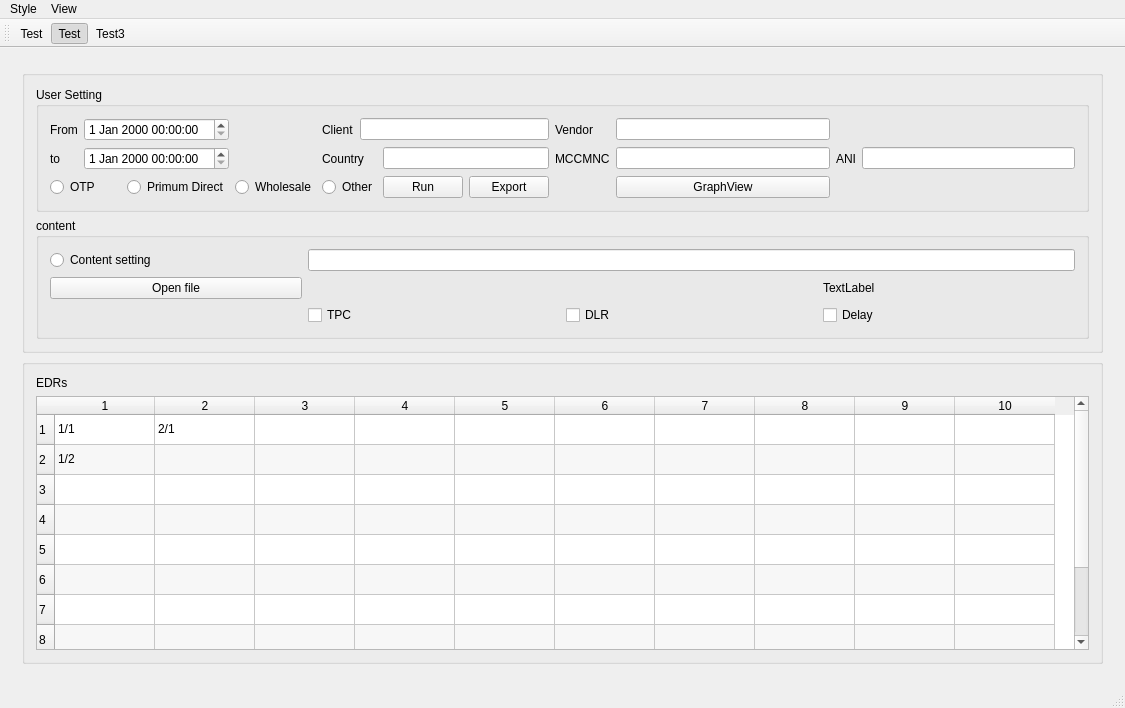
<?xml version="1.0" encoding="UTF-8"?>
<ui version="4.0">
 <class>MainWindow</class>
 <widget class="QMainWindow" name="MainWindow">
  <property name="geometry">
   <rect>
    <x>0</x>
    <y>0</y>
    <width>1125</width>
    <height>708</height>
   </rect>
  </property>
  <property name="windowTitle">
   <string>MainWindow</string>
  </property>
  <widget class="QWidget" name="centralWidget">
   <layout class="QGridLayout" name="gridLayout_2" rowstretch="0" columnstretch="0">
    <item row="0" column="0">
     <widget class="QStackedWidget" name="stackedWidget">
      <property name="currentIndex">
       <number>0</number>
      </property>
      <widget class="QWidget" name="page">
       <layout class="QVBoxLayout" name="verticalLayout_2">
        <item>
         <widget class="QGroupBox" name="groupBox_2">
          <property name="title">
           <string/>
          </property>
          <layout class="QVBoxLayout" name="verticalLayout">
           <item>
            <widget class="QGroupBox" name="groupBox_3">
             <property name="title">
              <string>User Setting</string>
             </property>
             <layout class="QGridLayout" name="gridLayout_4">
              <item row="0" column="0">
               <widget class="QLabel" name="label_7">
                <property name="text">
                 <string>From</string>
                </property>
               </widget>
              </item>
              <item row="0" column="1" colspan="2">
               <widget class="QDateTimeEdit" name="dateTimeEdit_3"/>
              </item>
              <item row="0" column="4">
               <widget class="QLabel" name="label_8">
                <property name="text">
                 <string>Client</string>
                </property>
               </widget>
              </item>
              <item row="0" column="5" colspan="3">
               <widget class="QLineEdit" name="lineEdit_5"/>
              </item>
              <item row="0" column="8">
               <widget class="QLabel" name="label_10">
                <property name="text">
                 <string>Vendor</string>
                </property>
               </widget>
              </item>
              <item row="0" column="9">
               <widget class="QLineEdit" name="lineEdit_6"/>
              </item>
              <item row="1" column="0">
               <widget class="QLabel" name="label_11">
                <property name="text">
                 <string>to</string>
                </property>
               </widget>
              </item>
              <item row="1" column="1" colspan="2">
               <widget class="QDateTimeEdit" name="dateTimeEdit_4"/>
              </item>
              <item row="1" column="4" colspan="2">
               <widget class="QLabel" name="label_12">
                <property name="text">
                 <string>Country</string>
                </property>
               </widget>
              </item>
              <item row="1" column="6" colspan="2">
               <widget class="QLineEdit" name="lineEdit_7"/>
              </item>
              <item row="1" column="8">
               <widget class="QLabel" name="label_13">
                <property name="text">
                 <string>MCCMNC</string>
                </property>
               </widget>
              </item>
              <item row="1" column="9">
               <widget class="QLineEdit" name="lineEdit_8"/>
              </item>
              <item row="1" column="10">
               <widget class="QLabel" name="label_14">
                <property name="text">
                 <string>ANI</string>
                </property>
               </widget>
              </item>
              <item row="1" column="11">
               <widget class="QLineEdit" name="lineEdit_9"/>
              </item>
              <item row="2" column="0" colspan="2">
               <widget class="QRadioButton" name="radioButton_8">
                <property name="text">
                 <string>OTP</string>
                </property>
               </widget>
              </item>
              <item row="2" column="2">
               <widget class="QRadioButton" name="radioButton_9">
                <property name="text">
                 <string>Primum Direct</string>
                </property>
               </widget>
              </item>
              <item row="2" column="3">
               <widget class="QRadioButton" name="radioButton_10">
                <property name="text">
                 <string>Wholesale</string>
                </property>
               </widget>
              </item>
              <item row="2" column="4" colspan="2">
               <widget class="QRadioButton" name="radioButton_11">
                <property name="text">
                 <string>Other</string>
                </property>
               </widget>
              </item>
              <item row="2" column="6">
               <widget class="QPushButton" name="pushButton_8">
                <property name="text">
                 <string>Run</string>
                </property>
               </widget>
              </item>
              <item row="2" column="7">
               <widget class="QPushButton" name="pushButton_9">
                <property name="text">
                 <string>Export</string>
                </property>
               </widget>
              </item>
              <item row="2" column="9">
               <widget class="QPushButton" name="pushButton_10">
                <property name="text">
                 <string>GraphView</string>
                </property>
               </widget>
              </item>
             </layout>
            </widget>
           </item>
           <item>
            <widget class="QGroupBox" name="groupBox_4">
             <property name="title">
              <string>content</string>
             </property>
             <layout class="QGridLayout" name="gridLayout">
              <item row="0" column="0">
               <widget class="QRadioButton" name="radioButton_17">
                <property name="text">
                 <string>Content setting</string>
                </property>
               </widget>
              </item>
              <item row="0" column="1" colspan="3">
               <widget class="QLineEdit" name="lineEdit_11"/>
              </item>
              <item row="1" column="0">
               <widget class="QPushButton" name="pushButton_7">
                <property name="text">
                 <string>Open file</string>
                </property>
               </widget>
              </item>
              <item row="3" column="1">
               <widget class="QCheckBox" name="checkBox_12">
                <property name="text">
                 <string>TPC</string>
                </property>
               </widget>
              </item>
              <item row="3" column="2">
               <widget class="QCheckBox" name="checkBox_13">
                <property name="text">
                 <string>DLR</string>
                </property>
               </widget>
              </item>
              <item row="3" column="3">
               <widget class="QCheckBox" name="checkBox_14">
                <property name="text">
                 <string>Delay</string>
                </property>
               </widget>
              </item>
              <item row="1" column="3">
               <widget class="QLabel" name="label_6">
                <property name="text">
                 <string>TextLabel</string>
                </property>
               </widget>
              </item>
             </layout>
            </widget>
           </item>
          </layout>
         </widget>
        </item>
        <item>
         <widget class="QGroupBox" name="groupBox_5">
          <property name="title">
           <string/>
          </property>
          <layout class="QGridLayout" name="gridLayout_5">
           <item row="1" column="0">
            <widget class="QTableWidget" name="tableWidget_2">
             <property name="alternatingRowColors">
              <bool>true</bool>
             </property>
             <row>
              <property name="text">
               <string>1</string>
              </property>
             </row>
             <row>
              <property name="text">
               <string>2</string>
              </property>
             </row>
             <row>
              <property name="text">
               <string>3</string>
              </property>
             </row>
             <row>
              <property name="text">
               <string>4</string>
              </property>
             </row>
             <row>
              <property name="text">
               <string>5</string>
              </property>
             </row>
             <row>
              <property name="text">
               <string>6</string>
              </property>
             </row>
             <row>
              <property name="text">
               <string>7</string>
              </property>
             </row>
             <row>
              <property name="text">
               <string>8</string>
              </property>
             </row>
             <row>
              <property name="text">
               <string>9</string>
              </property>
             </row>
             <row>
              <property name="text">
               <string>10</string>
              </property>
             </row>
             <column>
              <property name="text">
               <string>1</string>
              </property>
             </column>
             <column>
              <property name="text">
               <string>2</string>
              </property>
             </column>
             <column>
              <property name="text">
               <string>3</string>
              </property>
             </column>
             <column>
              <property name="text">
               <string>4</string>
              </property>
             </column>
             <column>
              <property name="text">
               <string>5</string>
              </property>
             </column>
             <column>
              <property name="text">
               <string>6</string>
              </property>
             </column>
             <column>
              <property name="text">
               <string>7</string>
              </property>
             </column>
             <column>
              <property name="text">
               <string>8</string>
              </property>
             </column>
             <column>
              <property name="text">
               <string>9</string>
              </property>
             </column>
             <column>
              <property name="text">
               <string>10</string>
              </property>
             </column>
             <item row="0" column="0">
              <property name="text">
               <string>1/1</string>
              </property>
             </item>
             <item row="0" column="1">
              <property name="text">
               <string>2/1</string>
              </property>
             </item>
             <item row="1" column="0">
              <property name="text">
               <string>1/2</string>
              </property>
             </item>
            </widget>
           </item>
           <item row="0" column="0">
            <widget class="QLabel" name="label_9">
             <property name="text">
              <string>EDRs</string>
             </property>
            </widget>
           </item>
          </layout>
         </widget>
        </item>
       </layout>
      </widget>
      <widget class="QWidget" name="page_2">
       <widget class="QGraphicsView" name="graphicsView">
        <property name="geometry">
         <rect>
          <x>90</x>
          <y>40</y>
          <width>971</width>
          <height>351</height>
         </rect>
        </property>
       </widget>
      </widget>
     </widget>
    </item>
   </layout>
  </widget>
  <widget class="QMenuBar" name="menuBar">
   <property name="geometry">
    <rect>
     <x>0</x>
     <y>0</y>
     <width>1125</width>
     <height>22</height>
    </rect>
   </property>
   <widget class="QMenu" name="menuStyle">
    <property name="title">
     <string>Style</string>
    </property>
    <addaction name="actionLight"/>
    <addaction name="actionDark"/>
   </widget>
   <widget class="QMenu" name="menuView">
    <property name="title">
     <string>View</string>
    </property>
    <addaction name="actionGraphView"/>
   </widget>
   <addaction name="menuStyle"/>
   <addaction name="menuView"/>
  </widget>
  <widget class="QToolBar" name="mainToolBar">
   <attribute name="toolBarArea">
    <enum>TopToolBarArea</enum>
   </attribute>
   <attribute name="toolBarBreak">
    <bool>false</bool>
   </attribute>
   <addaction name="actionTest"/>
   <addaction name="actionTest_2"/>
   <addaction name="actionTest3"/>
  </widget>
  <widget class="QStatusBar" name="statusBar"/>
  <action name="actionTest">
   <property name="text">
    <string>Test</string>
   </property>
  </action>
  <action name="actionTest_2">
   <property name="checkable">
    <bool>true</bool>
   </property>
   <property name="checked">
    <bool>true</bool>
   </property>
   <property name="text">
    <string>Test</string>
   </property>
  </action>
  <action name="actionTest_3">
   <property name="checkable">
    <bool>true</bool>
   </property>
   <property name="text">
    <string>Test</string>
   </property>
  </action>
  <action name="actionTest3">
   <property name="text">
    <string>Test3</string>
   </property>
  </action>
  <action name="actionTest3_2">
   <property name="text">
    <string>Test3</string>
   </property>
  </action>
  <action name="actionLight">
   <property name="text">
    <string>Light</string>
   </property>
  </action>
  <action name="actionDark">
   <property name="text">
    <string>Dark</string>
   </property>
  </action>
  <action name="actionGraphView">
   <property name="text">
    <string>GraphView</string>
   </property>
  </action>
 </widget>
 <layoutdefault spacing="6" margin="11"/>
 <resources/>
 <connections/>
</ui>
